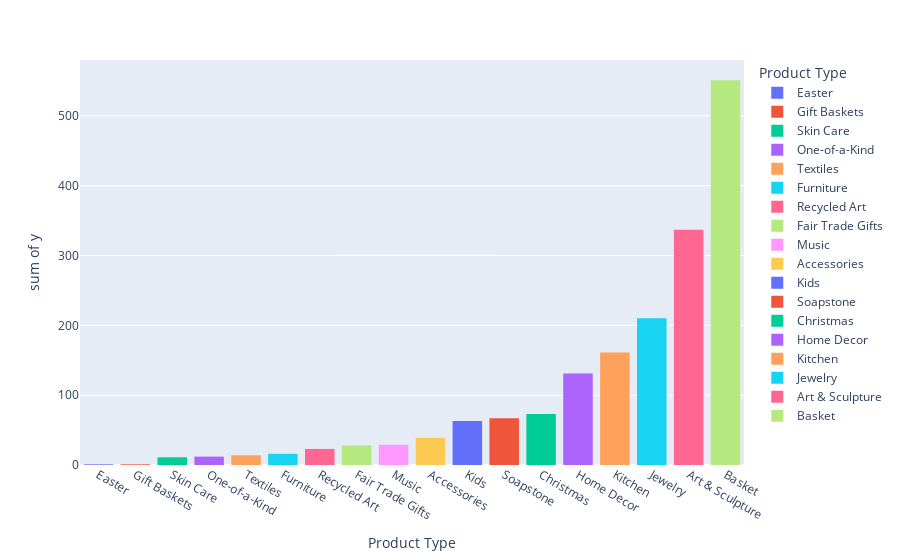

The code cell stored with this chart in its notebook:
### Code cell
ans = ans.sort_values()

pe.histogram(

    data_frame=ans,
    x=ans.index,
    y=ans.values,
    color=ans.index
)

### Figure 1 — Plotly figure (JSON) as saved in the notebook; plotly's stock layout.template omitted (floating-point values rounded to 4 significant figures)
{"data": [{"alignmentgroup": "True", "bingroup": "x", "histfunc": "sum", "hovertemplate": "Product Type=%{x}<br>sum of y=%{y}<extra></extra>", "legendgroup": "Easter", "marker": {"color": "#636efa", "pattern": {"shape": ""}}, "name": "Easter", "offsetgroup": "Easter", "orientation": "v", "showlegend": true, "type": "histogram", "x": ["Easter"], "xaxis": "x", "y": [1], "yaxis": "y"}, {"alignmentgroup": "True", "bingroup": "x", "histfunc": "sum", "hovertemplate": "Product Type=%{x}<br>sum of y=%{y}<extra></extra>", "legendgroup": "Gift Baskets", "marker": {"color": "#EF553B", "pattern": {"shape": ""}}, "name": "Gift Baskets", "offsetgroup": "Gift Baskets", "orientation": "v", "showlegend": true, "type": "histogram", "x": ["Gift Baskets"], "xaxis": "x", "y": [1], "yaxis": "y"}, {"alignmentgroup": "True", "bingroup": "x", "histfunc": "sum", "hovertemplate": "Product Type=%{x}<br>sum of y=%{y}<extra></extra>", "legendgroup": "Skin Care", "marker": {"color": "#00cc96", "pattern": {"shape": ""}}, "name": "Skin Care", "offsetgroup": "Skin Care", "orientation": "v", "showlegend": true, "type": "histogram", "x": ["Skin Care"], "xaxis": "x", "y": [11], "yaxis": "y"}, {"alignmentgroup": "True", "bingroup": "x", "histfunc": "sum", "hovertemplate": "Product Type=%{x}<br>sum of y=%{y}<extra></extra>", "legendgroup": "One-of-a-Kind", "marker": {"color": "#ab63fa", "pattern": {"shape": ""}}, "name": "One-of-a-Kind", "offsetgroup": "One-of-a-Kind", "orientation": "v", "showlegend": true, "type": "histogram", "x": ["One-of-a-Kind"], "xaxis": "x", "y": [12], "yaxis": "y"}, {"alignmentgroup": "True", "bingroup": "x", "histfunc": "sum", "hovertemplate": "Product Type=%{x}<br>sum of y=%{y}<extra></extra>", "legendgroup": "Textiles", "marker": {"color": "#FFA15A", "pattern": {"shape": ""}}, "name": "Textiles", "offsetgroup": "Textiles", "orientation": "v", "showlegend": true, "type": "histogram", "x": ["Textiles"], "xaxis": "x", "y": [14], "yaxis": "y"}, {"alignmentgroup": "True", "bingroup": "x", "histfunc": "sum", "hovertemplate": "Product Type=%{x}<br>sum of y=%{y}<extra></extra>", "legendgroup": "Furniture", "marker": {"color": "#19d3f3", "pattern": {"shape": ""}}, "name": "Furniture", "offsetgroup": "Furniture", "orientation": "v", "showlegend": true, "type": "histogram", "x": ["Furniture"], "xaxis": "x", "y": [16], "yaxis": "y"}, {"alignmentgroup": "True", "bingroup": "x", "histfunc": "sum", "hovertemplate": "Product Type=%{x}<br>sum of y=%{y}<extra></extra>", "legendgroup": "Recycled Art", "marker": {"color": "#FF6692", "pattern": {"shape": ""}}, "name": "Recycled Art", "offsetgroup": "Recycled Art", "orientation": "v", "showlegend": true, "type": "histogram", "x": ["Recycled Art"], "xaxis": "x", "y": [23], "yaxis": "y"}, {"alignmentgroup": "True", "bingroup": "x", "histfunc": "sum", "hovertemplate": "Product Type=%{x}<br>sum of y=%{y}<extra></extra>", "legendgroup": "Fair Trade Gifts", "marker": {"color": "#B6E880", "pattern": {"shape": ""}}, "name": "Fair Trade Gifts", "offsetgroup": "Fair Trade Gifts", "orientation": "v", "showlegend": true, "type": "histogram", "x": ["Fair Trade Gifts"], "xaxis": "x", "y": [28], "yaxis": "y"}, {"alignmentgroup": "True", "bingroup": "x", "histfunc": "sum", "hovertemplate": "Product Type=%{x}<br>sum of y=%{y}<extra></extra>", "legendgroup": "Music", "marker": {"color": "#FF97FF", "pattern": {"shape": ""}}, "name": "Music", "offsetgroup": "Music", "orientation": "v", "showlegend": true, "type": "histogram", "x": ["Music"], "xaxis": "x", "y": [29], "yaxis": "y"}, {"alignmentgroup": "True", "bingroup": "x", "histfunc": "sum", "hovertemplate": "Product Type=%{x}<br>sum of y=%{y}<extra></extra>", "legendgroup": "Accessories", "marker": {"color": "#FECB52", "pattern": {"shape": ""}}, "name": "Accessories", "offsetgroup": "Accessories", "orientation": "v", "showlegend": true, "type": "histogram", "x": ["Accessories"], "xaxis": "x", "y": [39], "yaxis": "y"}, {"alignmentgroup": "True", "bingroup": "x", "histfunc": "sum", "hovertemplate": "Product Type=%{x}<br>sum of y=%{y}<extra></extra>", "legendgroup": "Kids", "marker": {"color": "#636efa", "pattern": {"shape": ""}}, "name": "Kids", "offsetgroup": "Kids", "orientation": "v", "showlegend": true, "type": "histogram", "x": ["Kids"], "xaxis": "x", "y": [63], "yaxis": "y"}, {"alignmentgroup": "True", "bingroup": "x", "histfunc": "sum", "hovertemplate": "Product Type=%{x}<br>sum of y=%{y}<extra></extra>", "legendgroup": "Soapstone", "marker": {"color": "#EF553B", "pattern": {"shape": ""}}, "name": "Soapstone", "offsetgroup": "Soapstone", "orientation": "v", "showlegend": true, "type": "histogram", "x": ["Soapstone"], "xaxis": "x", "y": [67], "yaxis": "y"}, {"alignmentgroup": "True", "bingroup": "x", "histfunc": "sum", "hovertemplate": "Product Type=%{x}<br>sum of y=%{y}<extra></extra>", "legendgroup": "Christmas", "marker": {"color": "#00cc96", "pattern": {"shape": ""}}, "name": "Christmas", "offsetgroup": "Christmas", "orientation": "v", "showlegend": true, "type": "histogram", "x": ["Christmas"], "xaxis": "x", "y": [73], "yaxis": "y"}, {"alignmentgroup": "True", "bingroup": "x", "histfunc": "sum", "hovertemplate": "Product Type=%{x}<br>sum of y=%{y}<extra></extra>", "legendgroup": "Home Decor", "marker": {"color": "#ab63fa", "pattern": {"shape": ""}}, "name": "Home Decor", "offsetgroup": "Home Decor", "orientation": "v", "showlegend": true, "type": "histogram", "x": ["Home Decor"], "xaxis": "x", "y": [131], "yaxis": "y"}, {"alignmentgroup": "True", "bingroup": "x", "histfunc": "sum", "hovertemplate": "Product Type=%{x}<br>sum of y=%{y}<extra></extra>", "legendgroup": "Kitchen", "marker": {"color": "#FFA15A", "pattern": {"shape": ""}}, "name": "Kitchen", "offsetgroup": "Kitchen", "orientation": "v", "showlegend": true, "type": "histogram", "x": ["Kitchen"], "xaxis": "x", "y": [161], "yaxis": "y"}, {"alignmentgroup": "True", "bingroup": "x", "histfunc": "sum", "hovertemplate": "Product Type=%{x}<br>sum of y=%{y}<extra></extra>", "legendgroup": "Jewelry", "marker": {"color": "#19d3f3", "pattern": {"shape": ""}}, "name": "Jewelry", "offsetgroup": "Jewelry", "orientation": "v", "showlegend": true, "type": "histogram", "x": ["Jewelry"], "xaxis": "x", "y": [210], "yaxis": "y"}, {"alignmentgroup": "True", "bingroup": "x", "histfunc": "sum", "hovertemplate": "Product Type=%{x}<br>sum of y=%{y}<extra></extra>", "legendgroup": "Art & Sculpture", "marker": {"color": "#FF6692", "pattern": {"shape": ""}}, "name": "Art & Sculpture", "offsetgroup": "Art & Sculpture", "orientation": "v", "showlegend": true, "type": "histogram", "x": ["Art & Sculpture"], "xaxis": "x", "y": [337], "yaxis": "y"}, {"alignmentgroup": "True", "bingroup": "x", "histfunc": "sum", "hovertemplate": "Product Type=%{x}<br>sum of y=%{y}<extra></extra>", "legendgroup": "Basket", "marker": {"color": "#B6E880", "pattern": {"shape": ""}}, "name": "Basket", "offsetgroup": "Basket", "orientation": "v", "showlegend": true, "type": "histogram", "x": ["Basket"], "xaxis": "x", "y": [551], "yaxis": "y"}], "layout": {"barmode": "relative", "legend": {"title": {"text": "Product Type"}, "tracegroupgap": 0}, "margin": {"t": 60}, "xaxis": {"anchor": "y", "categoryarray": ["Easter", "Gift Baskets", "Skin Care", "One-of-a-Kind", "Textiles", "Furniture", "Recycled Art", "Fair Trade Gifts", "Music", "Accessories", "Kids", "Soapstone", "Christmas", "Home Decor", "Kitchen", "Jewelry", "Art & Sculpture", "Basket"], "categoryorder": "array", "domain": [0, 1], "title": {"text": "Product Type"}}, "yaxis": {"anchor": "x", "domain": [0, 1], "title": {"text": "sum of y"}}}}
